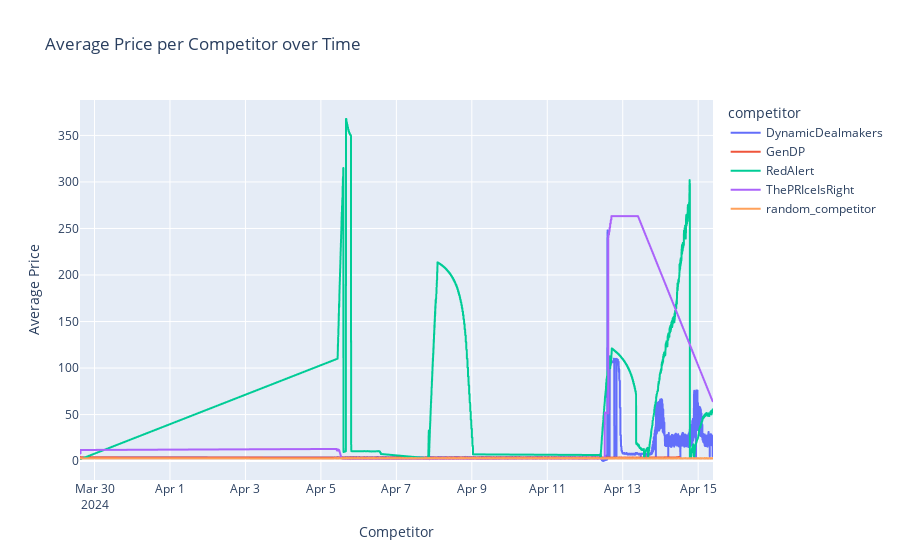

Notebook code cell kept with this figure:
### Markdown cell above
## Competitor Prices

### Code cell
import plotly.express as px
# Group by 'competitor' and calculate average price
average_prices = competitor_data.sort_values('execution_time').groupby(['execution_time', 'competitor']).agg({'price': 'mean'}).reset_index()

# Plot using Plotly
fig = px.line(average_prices, x='execution_time', y='price', color='competitor', title='Average Price per Competitor over Time')
fig.update_xaxes(title='Competitor')
fig.update_yaxes(title='Average Price')
fig.show()

### Figure 1 — Plotly figure (JSON) as saved in the notebook; plotly's stock layout.template omitted (floating-point values rounded to 4 significant figures; data arrays with more than 128 entries replaced by an {"elided": "..."} marker saying what was removed)
{"data": [{"hovertemplate": "competitor=DynamicDealmakers<br>execution_time=%{x}<br>price=%{y}<extra></extra>", "legendgroup": "DynamicDealmakers", "line": {"color": "#636efa", "dash": "solid"}, "marker": {"symbol": "circle"}, "mode": "lines", "name": "DynamicDealmakers", "showlegend": true, "type": "scattergl", "x": {"elided": "4396 str values"}, "xaxis": "x", "y": {"elided": "4396 float values"}, "yaxis": "y"}, {"hovertemplate": "competitor=GenDP<br>execution_time=%{x}<br>price=%{y}<extra></extra>", "legendgroup": "GenDP", "line": {"color": "#EF553B", "dash": "solid"}, "marker": {"symbol": "circle"}, "mode": "lines", "name": "GenDP", "showlegend": true, "type": "scattergl", "x": {"elided": "3032 str values"}, "xaxis": "x", "y": {"elided": "3032 float values"}, "yaxis": "y"}, {"hovertemplate": "competitor=RedAlert<br>execution_time=%{x}<br>price=%{y}<extra></extra>", "legendgroup": "RedAlert", "line": {"color": "#00cc96", "dash": "solid"}, "marker": {"symbol": "circle"}, "mode": "lines", "name": "RedAlert", "showlegend": true, "type": "scattergl", "x": {"elided": "2177 str values"}, "xaxis": "x", "y": {"elided": "2177 float values"}, "yaxis": "y"}, {"hovertemplate": "competitor=ThePRIceIsRight<br>execution_time=%{x}<br>price=%{y}<extra></extra>", "legendgroup": "ThePRIceIsRight", "line": {"color": "#ab63fa", "dash": "solid"}, "marker": {"symbol": "circle"}, "mode": "lines", "name": "ThePRIceIsRight", "showlegend": true, "type": "scattergl", "x": {"elided": "3689 str values"}, "xaxis": "x", "y": {"elided": "3689 float values"}, "yaxis": "y"}, {"hovertemplate": "competitor=random_competitor<br>execution_time=%{x}<br>price=%{y}<extra></extra>", "legendgroup": "random_competitor", "line": {"color": "#FFA15A", "dash": "solid"}, "marker": {"symbol": "circle"}, "mode": "lines", "name": "random_competitor", "showlegend": true, "type": "scattergl", "x": {"elided": "4395 str values"}, "xaxis": "x", "y": {"elided": "4395 float values"}, "yaxis": "y"}], "layout": {"legend": {"title": {"text": "competitor"}, "tracegroupgap": 0}, "title": {"text": "Average Price per Competitor over Time"}, "xaxis": {"anchor": "y", "domain": [0, 1], "title": {"text": "Competitor"}}, "yaxis": {"anchor": "x", "domain": [0, 1], "title": {"text": "Average Price"}}}}
